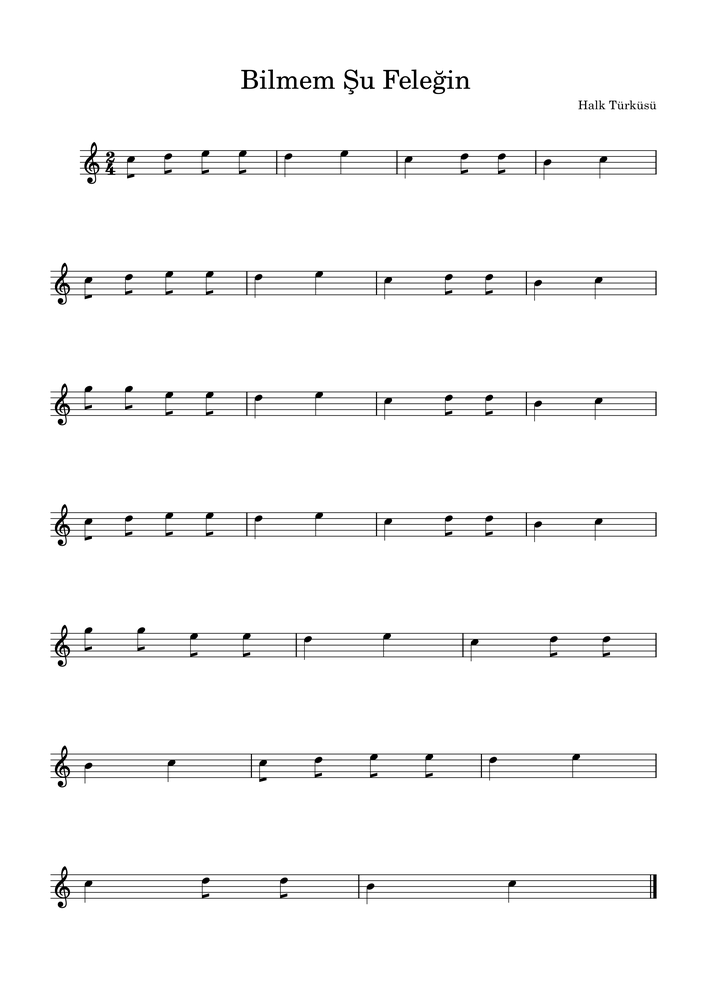
#> input picture Desktop/MUZIP---Music-Note-Recognition-and-Analysis-System-main/assets/input/Bilmem_su_felegin.png, 707 x 999 px, shrunk from 2977 x 4208 before the run
$ python -i preprocess.py   (imports and definitions only)
#> lines starting #> are read from the running program, lines starting #| are printed output that depends on the picture; after the words box and inside, x2 and y2 are one past the last pixel; in counts of white or black regions, pixels touching at a corner belong together
import cv2
import numpy as np

def load_and_preprocess_image(file_path):

    # Dosya alma
#> called with file_path = '../assets/input/Bilmem_su_felegin.png'
    img = cv2.imread(file_path)
#> img is the input picture: shape (999, 707, 3); min 0, max 255, mean 246.9
    if img is None:
        raise FileNotFoundError(f"Dosya bulunamadı veya açılamadı: {file_path}")

    # Gri tonlamaya dönüştürme
    gray = cv2.cvtColor(img, cv2.COLOR_BGR2GRAY)

    # İkili görüntü (Binary) elde etmek için ters çevrilmiş eşikleme
    # Not: Müzik notaları siyah (0), arka plan beyaz (255)
    _, thresh = cv2.threshold(gray, 150, 255, cv2.THRESH_BINARY_INV)
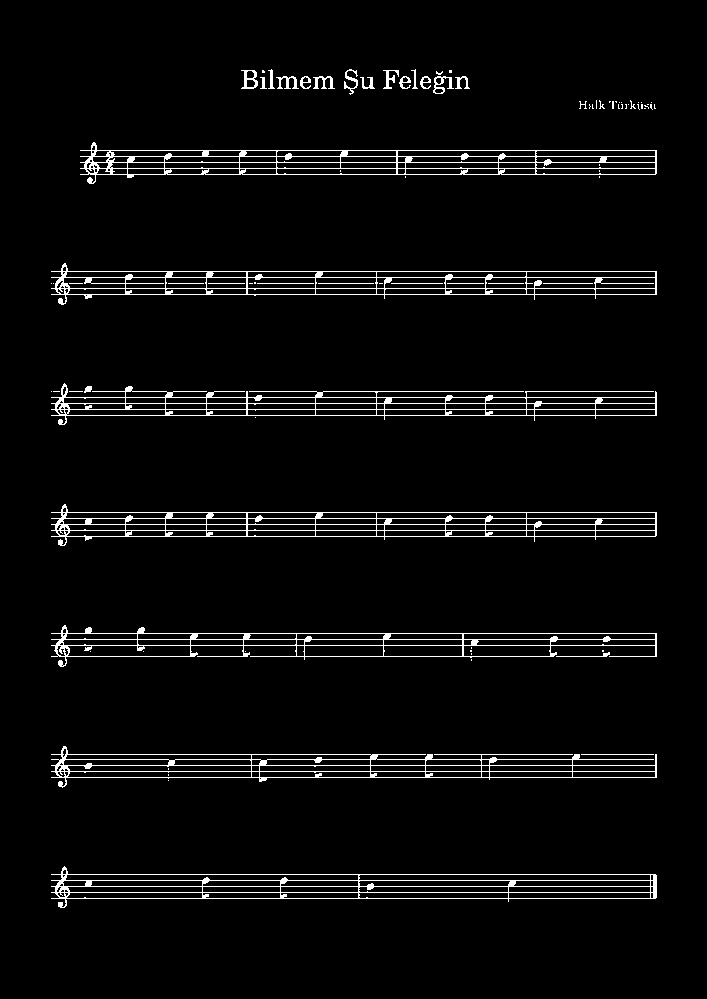
#> thresh: shape (999, 707); 3.9% white in thin lines or dots, all inside (x1, y1, x2, y2) = (51, 69, 657, 908)

    # Gürültü azaltma
    kernel = np.ones((2, 2), np.uint8)
    # Sembolleri kalınlaştırma
    processed_img = cv2.dilate(thresh, kernel, iterations=1)
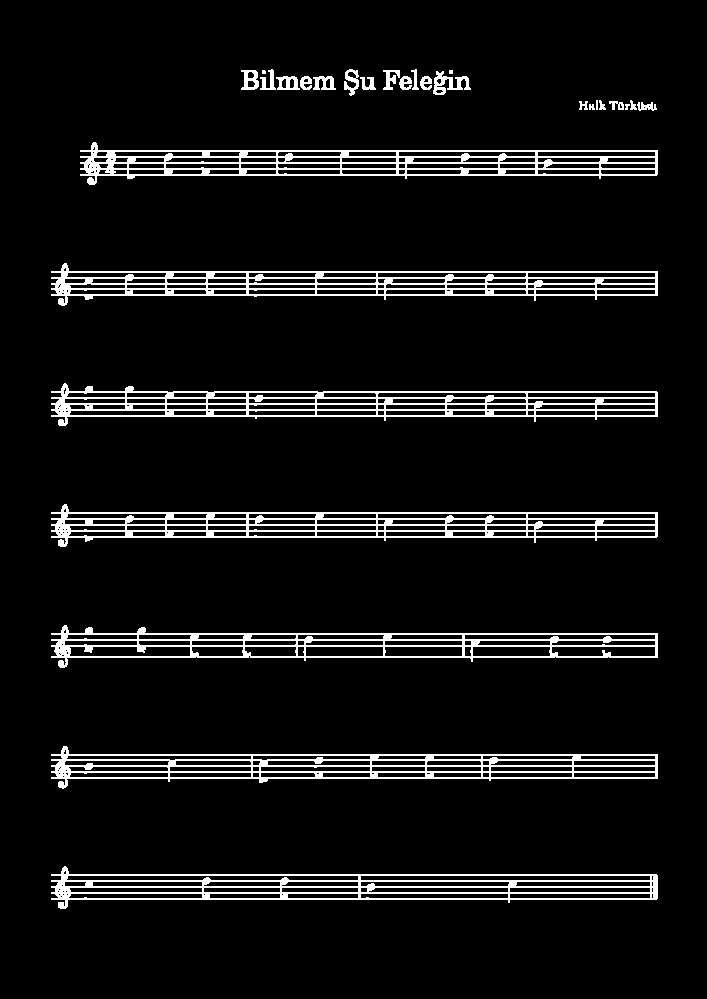
#> processed_img: shape (999, 707); 7.2% white in thin lines or dots, all inside (x1, y1, x2, y2) = (51, 69, 658, 909)

    return img, processed_img

>>> result = load_and_preprocess_image('../assets/input/Bilmem_su_felegin.png')
